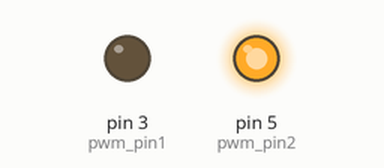
This sketch was run on a simulated Arduino Uno, built with avr-gcc and run on an emulated ATmega328P. Parts: output pins drawn as LEDs (lit = HIGH).

Above: at 0.05 s.
At 12.0 s:
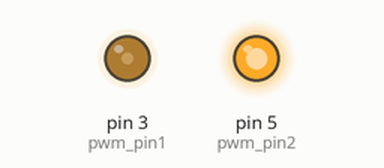
Timing chart, 0 to 15.6 s (numbered marks = the images above):
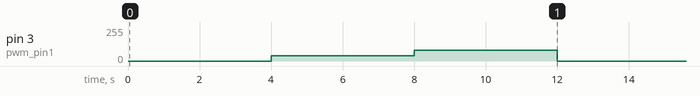

The sketch:

light_mosfet2.ino
```cpp
int pwm_pin1 =3;
int pwm_pin2 =5;

void setup()
   {
     digitalWrite(pwm_pin1,HIGH);
     digitalWrite(pwm_pin2,HIGH);

     pinMode(pwm_pin1, OUTPUT);
     pinMode(pwm_pin2, OUTPUT);
     digitalWrite(pwm_pin1,HIGH);
     digitalWrite(pwm_pin2,HIGH);
    }

// the loop function runs over and over again forever
void loop()
    {
         analogWrite(pwm_pin1,0);
         delay(4000);

         analogWrite(pwm_pin1,40);
         delay(4000);

         analogWrite(pwm_pin1,80);
         delay(4000);


    }
```

Measured:
- by itself, pin 3 (pwm_pin1): repeats every 12.0 s: 80/255 4.0 s, 0/255 4.0 s, 40/255 4.0 s
